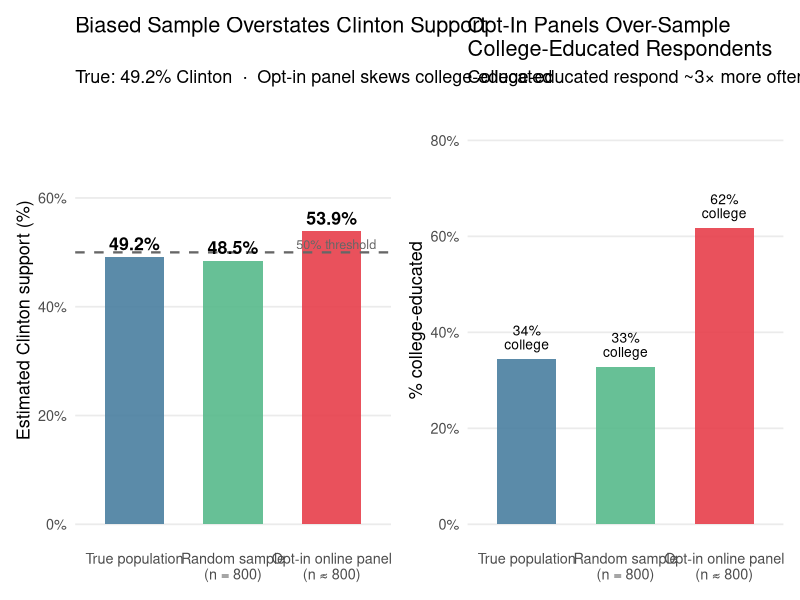
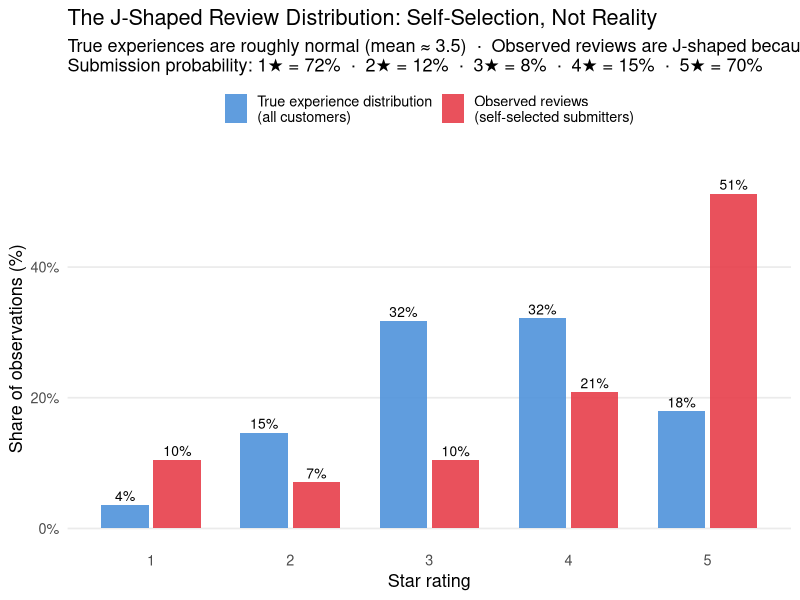
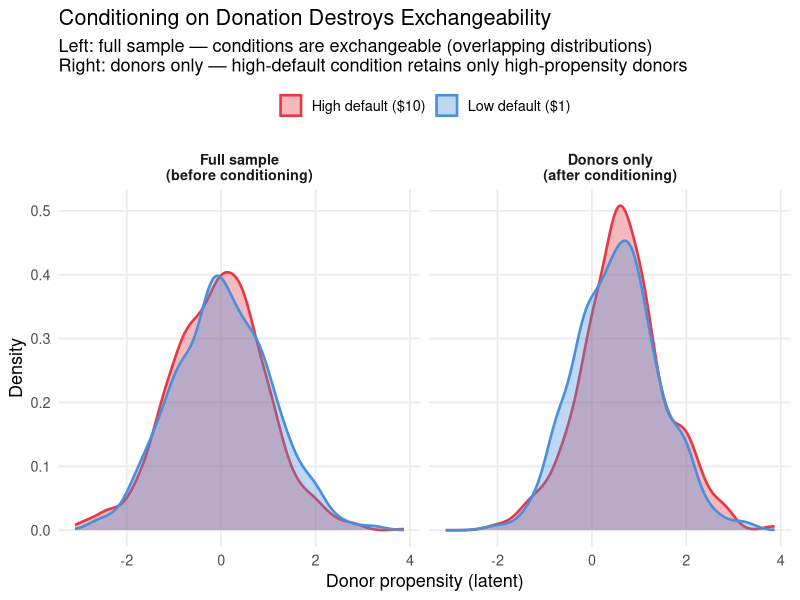
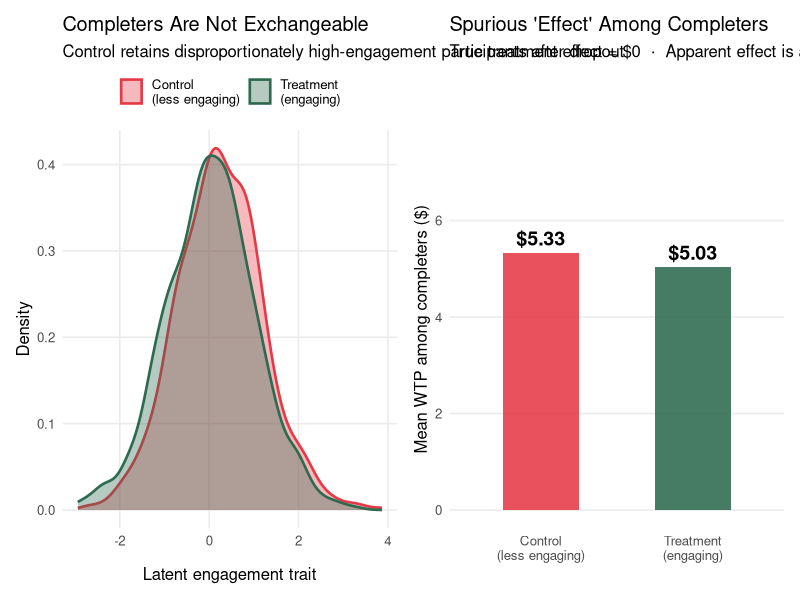
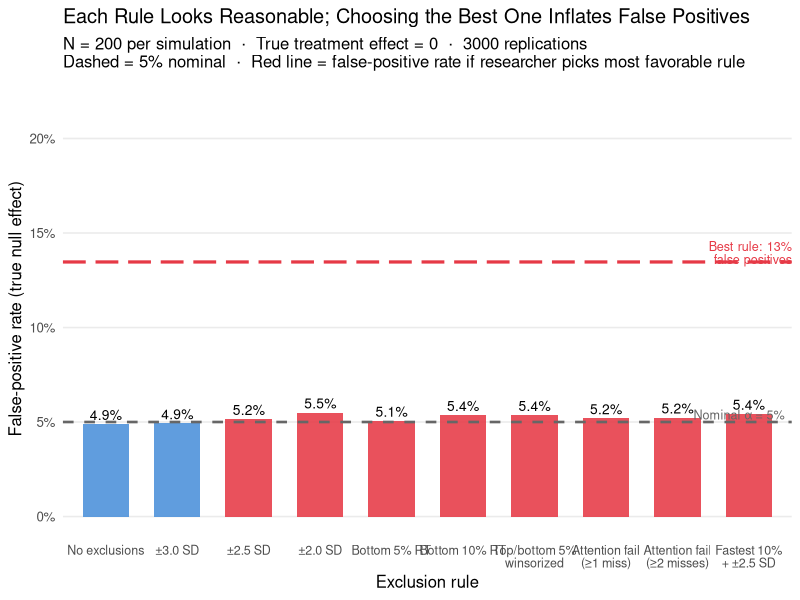

Write the R code that produced these figures, in order.
## ---- chunk 1
knitr::opts_chunk$set(
  echo    = TRUE,
  fig.width  = 9,
  fig.height = 5,
  fig.path   = "figs/",
  dev        = "svg"
)
dir.create("figs", recursive = TRUE, showWarnings = FALSE)
## ---- chunk 2
#| code-summary: "▶ Load required packages"
library(tidyverse)
library(ggplot2)
library(knitr)
library(scales)
library(patchwork)
set.seed(2025)
## ---- chunk 3
#| code-summary: "▶ Simulate: biased opt-in sample vs. random sample for election polling"

set.seed(2025)
N_pop <- 10000

# True population: 51% Trump, 49% Clinton
# College-educated: 35% of population; 65% Clinton-leaning among college-educated
# Non-college: 65% of population; 40% Clinton-leaning

pop <- tibble(
  college    = rbinom(N_pop, 1, 0.35),
  clinton    = ifelse(college == 1,
                      rbinom(N_pop, 1, 0.65),
                      rbinom(N_pop, 1, 0.40))
)
true_clinton <- mean(pop$clinton)

# Random sample: 800 participants drawn at random
rand_idx     <- sample(N_pop, 800)
rand_clinton <- mean(pop$clinton[rand_idx])

# Biased opt-in sample: college-educated 3× more likely to respond
response_prob <- ifelse(pop$college == 1, 0.15, 0.05)
responded     <- rbinom(N_pop, 1, response_prob) == 1
# Subsample to ~800 from those who responded
opt_in_idx    <- sample(which(responded), min(800, sum(responded)))
opt_clinton   <- mean(pop$clinton[opt_in_idx])

# College composition of each sample
college_pop     <- mean(pop$college)
college_rand    <- mean(pop$college[rand_idx])
college_opt     <- mean(pop$college[opt_in_idx])

results_df <- tibble(
  Sample      = factor(c("True population", "Random sample\n(n = 800)",
                          "Opt-in online panel\n(n ≈ 800)"),
                        levels = c("True population", "Random sample\n(n = 800)",
                                   "Opt-in online panel\n(n ≈ 800)")),
  Clinton_pct = c(true_clinton, rand_clinton, opt_clinton) * 100,
  College_pct = c(college_pop, college_rand, college_opt) * 100,
  Source      = c("truth", "random", "biased")
)

p_vote <- ggplot(results_df, aes(x = Sample, y = Clinton_pct, fill = Source)) +
  geom_col(width = 0.6, alpha = 0.88) +
  geom_hline(yintercept = 50, linetype = "dashed", color = "gray40", linewidth = 0.8) +
  geom_text(aes(label = sprintf("%.1f%%", Clinton_pct)),
            vjust = -0.5, size = 4.5, fontface = "bold") +
  annotate("text", x = 3.45, y = 51.5, label = "50% threshold",
           color = "gray40", size = 3.2, hjust = 1) +
  scale_fill_manual(values = c("truth" = "#457b9d", "random" = "#52b788",
                                "biased" = "#e63946"), guide = "none") +
  scale_y_continuous(limits = c(0, 75), labels = function(x) paste0(x, "%")) +
  labs(x = NULL, y = "Estimated Clinton support (%)",
       title = "Biased Sample Overstates Clinton Support",
       subtitle = paste0("True: ", sprintf("%.1f", true_clinton * 100),
                         "% Clinton  \u00b7  Opt-in panel skews college-educated")) +
  theme_minimal(base_size = 13) +
  theme(panel.grid.minor = element_blank(), panel.grid.major.x = element_blank())

p_college <- ggplot(results_df, aes(x = Sample, y = College_pct, fill = Source)) +
  geom_col(width = 0.6, alpha = 0.88) +
  geom_text(aes(label = sprintf("%.0f%%\ncollege", College_pct)),
            vjust = -0.4, size = 3.5, lineheight = 0.85) +
  scale_fill_manual(values = c("truth" = "#457b9d", "random" = "#52b788",
                                "biased" = "#e63946"), guide = "none") +
  scale_y_continuous(limits = c(0, 85), labels = function(x) paste0(x, "%")) +
  labs(x = NULL, y = "% college-educated",
       title = "Opt-In Panels Over-Sample\nCollege-Educated Respondents",
       subtitle = "College-educated respond ~3\u00d7 more often to online surveys") +
  theme_minimal(base_size = 13) +
  theme(panel.grid.minor = element_blank(), panel.grid.major.x = element_blank())

p_vote + p_college
## ---- chunk 4
#| code-summary: "▶ Simulate: J-shaped review distribution from normal true experiences"

set.seed(2025)
N_cust <- 50000

# True experience: roughly normal, clipped to 1–5
true_exp <- pmax(1, pmin(5, round(rnorm(N_cust, mean = 3.5, sd = 1.1))))

# Review submission probability by star rating
# Mirrors empirically observed patterns: high at extremes, low in middle
submit_prob <- c("1" = 0.72, "2" = 0.12, "3" = 0.08, "4" = 0.15, "5" = 0.70)
prob_vec    <- submit_prob[as.character(true_exp)]
submitted   <- rbinom(N_cust, 1, prob_vec) == 1
obs_exp     <- true_exp[submitted]

# Build plotting data
true_df <- tibble(stars = true_exp) |>
  count(stars) |>
  mutate(pct = n / sum(n), source = "True experience distribution\n(all customers)")

obs_df <- tibble(stars = obs_exp) |>
  count(stars) |>
  mutate(pct = n / sum(n), source = "Observed reviews\n(self-selected submitters)")

plot_df <- bind_rows(true_df, obs_df) |>
  mutate(source = factor(source,
    levels = c("True experience distribution\n(all customers)",
               "Observed reviews\n(self-selected submitters)")))

ggplot(plot_df, aes(x = factor(stars), y = pct, fill = source)) +
  geom_col(position = position_dodge(0.75), width = 0.68, alpha = 0.88) +
  geom_text(aes(label = sprintf("%.0f%%", pct * 100)),
            position = position_dodge(0.75), vjust = -0.4, size = 3.5) +
  scale_fill_manual(values = c(
    "True experience distribution\n(all customers)"  = "#4a90d9",
    "Observed reviews\n(self-selected submitters)"   = "#e63946"
  ), name = NULL) +
  scale_y_continuous(labels = percent_format(accuracy = 1), limits = c(0, 0.55)) +
  labs(x = "Star rating", y = "Share of observations (%)",
       title = "The J-Shaped Review Distribution: Self-Selection, Not Reality",
       subtitle = paste0(
         "True experiences are roughly normal (mean \u2248 3.5)  \u00b7  ",
         "Observed reviews are J-shaped because extreme raters disproportionately submit\n",
         "Submission probability: 1\u2605 = 72%  \u00b7  2\u2605 = 12%  \u00b7  ",
         "3\u2605 = 8%  \u00b7  4\u2605 = 15%  \u00b7  5\u2605 = 70%")) +
  theme_minimal(base_size = 13) +
  theme(panel.grid.minor = element_blank(), panel.grid.major.x = element_blank(),
        legend.position = "top")
## ---- chunk 5
#| code-summary: "▶ Simulate: two-stage donation experiment — exchangeable at stage 1, not at stage 2"

set.seed(2025)
N_don <- 2000

sim_don <- tibble(
  # True giving propensity: higher = more committed donor
  propensity    = rnorm(N_don, 0, 1),
  # Random assignment
  high_default  = rbinom(N_don, 1, 0.5),
  # Stage 1: probability of donating
  # High default raises threshold sharply: only committed donors (propensity > ~0.8) proceed
  p_donate      = plogis(propensity * 1.5 - 1.2 * high_default),
  donated       = rbinom(N_don, 1, p_donate),
  # Stage 2: amount, conditional on donating
  # True effect of high default on amount = $1.50 (anchoring)
  # But high donors have higher baseline propensity in high-default condition
  amount_latent = 5 + 1.5 * high_default + 2.0 * propensity + rnorm(N_don, 0, 1.5),
  amount        = ifelse(donated == 1, pmax(0.5, amount_latent), NA_real_)
)

# ── Balance: full sample (before conditioning) ───────────────────────────────
balance_full <- sim_don |>
  group_by(high_default) |>
  summarise(
    n           = n(),
    mean_prop   = round(mean(propensity), 3),
    pct_donate  = round(mean(donated) * 100, 1),
    .groups     = "drop"
  ) |>
  mutate(Condition = ifelse(high_default == 1, "High default ($10)", "Low default ($1)")) |>
  dplyr::select(Condition, n, `Mean propensity` = mean_prop,
                `% who donate` = pct_donate)

# ── Balance: donors only (after conditioning) ────────────────────────────────
donors <- sim_don |> filter(donated == 1)

balance_donors <- donors |>
  group_by(high_default) |>
  summarise(
    n           = n(),
    mean_prop   = round(mean(propensity), 3),
    mean_amount = round(mean(amount, na.rm = TRUE), 2),
    .groups     = "drop"
  ) |>
  mutate(Condition = ifelse(high_default == 1, "High default ($10)", "Low default ($1)")) |>
  dplyr::select(Condition, n, `Mean propensity (among donors)` = mean_prop,
                `Mean donation amount ($)` = mean_amount)

# ── Plot: propensity distribution by condition, full vs. donors ──────────────
plot_data <- bind_rows(
  sim_don |> mutate(subset = "Full sample\n(before conditioning)"),
  donors  |> mutate(subset = "Donors only\n(after conditioning)")
) |>
  mutate(
    Condition = ifelse(high_default == 1, "High default ($10)", "Low default ($1)"),
    subset    = factor(subset,
                  levels = c("Full sample\n(before conditioning)",
                             "Donors only\n(after conditioning)"))
  )

ggplot(plot_data, aes(x = propensity, fill = Condition, color = Condition)) +
  geom_density(alpha = 0.35, linewidth = 0.9) +
  facet_wrap(~subset, nrow = 1) +
  scale_fill_manual(values  = c("High default ($10)" = "#e63946",
                                 "Low default ($1)"   = "#4a90d9"), name = NULL) +
  scale_color_manual(values = c("High default ($10)" = "#e63946",
                                 "Low default ($1)"   = "#4a90d9"), name = NULL) +
  labs(x = "Donor propensity (latent)", y = "Density",
       title = "Conditioning on Donation Destroys Exchangeability",
       subtitle = paste0(
         "Left: full sample — conditions are exchangeable (overlapping distributions)\n",
         "Right: donors only — high-default condition retains only high-propensity donors")) +
  theme_minimal(base_size = 13) +
  theme(panel.grid.minor = element_blank(), legend.position = "top",
        strip.text = element_text(face = "bold"))
## ---- chunk 6
#| code-summary: "▶ Tables: balance before and after conditioning"
kable(balance_full,
      caption = "Balance check: full sample (before conditioning on donation)")
kable(balance_donors,
      caption = "Balance check: donors only (after conditioning) — propensity is no longer balanced")
## ---- chunk 7
#| code-summary: "▶ Simulate: differential attrition creates spurious treatment effect"

set.seed(2025)
N_att <- 1200  # initial enrollment per condition

# Each participant has a latent engagement level
# Treatment condition (more interesting): dropout prob = 12%
# Control condition (more boring): dropout prob = 32%, but dropout is not random —
#   low-engagement participants are more likely to drop out
sim_att <- tibble(
  condition  = rep(c("Treatment\n(engaging)", "Control\n(less engaging)"), each = N_att),
  engagement = rnorm(N_att * 2, 0, 1),  # latent engagement trait
  # Dropout probability: baseline + larger effect of low engagement in control
  p_dropout  = plogis(
    ifelse(condition == "Treatment\n(engaging)",
           -2.0 + (-0.3) * engagement,   # 12% average dropout; weak engagement effect
           -0.8 + (-0.8) * engagement)   # 32% average dropout; strong engagement effect
  ),
  dropped    = rbinom(N_att * 2, 1, p_dropout) == 1,
  # Outcome: truly no treatment effect; but engagement drives Y
  Y          = 5 + 0 * (condition == "Treatment\n(engaging)") + 1.5 * engagement + rnorm(N_att * 2)
)

completers <- sim_att |> filter(!dropped)

# Summary stats
att_summary <- sim_att |>
  group_by(condition) |>
  summarise(
    enrolled   = n(),
    completed  = sum(!dropped),
    dropout_pct = round(mean(dropped) * 100, 1),
    .groups = "drop"
  )

comp_summary <- completers |>
  group_by(condition) |>
  summarise(
    mean_engagement = round(mean(engagement), 3),
    mean_Y          = round(mean(Y), 2),
    .groups = "drop"
  )

# ── Plot ──────────────────────────────────────────────────────────────────────
p_engage <- ggplot(completers, aes(x = engagement, fill = condition, color = condition)) +
  geom_density(alpha = 0.35, linewidth = 0.9) +
  scale_fill_manual(values  = c("Treatment\n(engaging)" = "#2d6a4f",
                                 "Control\n(less engaging)" = "#e63946"), name = NULL) +
  scale_color_manual(values = c("Treatment\n(engaging)" = "#2d6a4f",
                                 "Control\n(less engaging)" = "#e63946"), name = NULL) +
  labs(x = "Latent engagement trait", y = "Density",
       title = "Completers Are Not Exchangeable",
       subtitle = "Control retains disproportionately high-engagement participants after dropout") +
  theme_minimal(base_size = 12) +
  theme(panel.grid.minor = element_blank(), legend.position = "top")

p_outcome <- ggplot(comp_summary,
                    aes(x = condition, y = mean_Y, fill = condition)) +
  geom_col(width = 0.5, alpha = 0.88) +
  geom_text(aes(label = sprintf("$%.2f", mean_Y)), vjust = -0.5, size = 5, fontface = "bold") +
  scale_fill_manual(values = c("Treatment\n(engaging)" = "#2d6a4f",
                                "Control\n(less engaging)" = "#e63946"), guide = "none") +
  scale_y_continuous(limits = c(0, 7.5)) +
  labs(x = NULL, y = "Mean WTP among completers ($)",
       title = "Spurious 'Effect' Among Completers",
       subtitle = "True treatment effect = $0  \u00b7  Apparent effect is a composition artifact") +
  theme_minimal(base_size = 12) +
  theme(panel.grid.minor = element_blank(), panel.grid.major.x = element_blank())

p_engage + p_outcome
## ---- chunk 8
#| code-summary: "▶ Table: attrition rates and completer characteristics by condition"
kable(left_join(att_summary, comp_summary, by = "condition"),
      col.names = c("Condition", "Enrolled", "Completed", "Dropout %",
                    "Mean engagement\n(completers)", "Mean WTP\n(completers)"),
      caption = "Attrition summary: differential dropout creates non-exchangeable completer samples")
## ---- chunk 9
#| code-summary: "▶ Simulate: false-positive rate across 10 exclusion rules (null effect)"

set.seed(2025)
n_sims_ex <- 3000
N_excl    <- 200
alpha_ex  <- 0.05

# 10 exclusion rules indexed by their SD cutoff (or equivalent)
# Rules vary from lenient (keep almost all) to strict (remove many)
rule_labels <- c(
  "No exclusions",
  "\u00b13.0 SD",
  "\u00b12.5 SD",
  "\u00b12.0 SD",
  "Bottom 5% RT",
  "Bottom 10% RT",
  "Top/bottom 5%\nwinsorized",
  "Attention fail\n(\u22651 miss)",
  "Attention fail\n(\u22652 misses)",
  "Fastest 10%\n+ \u00b12.5 SD"
)

# For each simulation, generate null data, apply each rule, get p-value
sim_pvals <- replicate(n_sims_ex, {
  # True null: no treatment effect
  trt <- rep(0:1, each = N_excl / 2)
  Y   <- rnorm(N_excl)
  # Simulated nuisance variables used by exclusion rules
  rt       <- runif(N_excl, 0.5, 15)   # response time
  att      <- rbinom(N_excl, 3, 0.15)  # number of attention check fails

  # Compute per-rule p-values
  sapply(seq_along(rule_labels), function(k) {
    keep <- switch(k,
      "1"  = rep(TRUE, N_excl),
      "2"  = abs(scale(Y)) < 3.0,
      "3"  = abs(scale(Y)) < 2.5,
      "4"  = abs(scale(Y)) < 2.0,
      "5"  = rt > quantile(rt, 0.05),
      "6"  = rt > quantile(rt, 0.10),
      "7"  = { Y_w <- Y; Y_w[Y > quantile(Y,.95)] <- quantile(Y,.95)
               Y_w[Y < quantile(Y,.05)] <- quantile(Y,.05); rep(TRUE, N_excl) },
      "8"  = att < 1,
      "9"  = att < 2,
      "10" = rt > quantile(rt, 0.10) & abs(scale(Y)) < 2.5
    )
    # For winsorizing (rule 7), Y is modified in place above — use winsorized Y
    Y_use <- if (k == 7) {
      Y_w <- Y; Y_w[Y > quantile(Y,.95)] <- quantile(Y,.95)
      Y_w[Y < quantile(Y,.05)] <- quantile(Y,.05); Y_w
    } else Y
    if (sum(keep) < 10) return(1)
    tryCatch(
      t.test(Y_use[keep & trt == 1], Y_use[keep & trt == 0])$p.value,
      error = function(e) 1
    )
  })
})  # sim_pvals is 10 × n_sims_ex

# False-positive rate per rule
fp_per_rule <- rowMeans(sim_pvals < alpha_ex)

# False-positive rate if researcher picks the most favorable rule
fp_best_rule <- mean(apply(sim_pvals, 2, min) < alpha_ex)

excl_df <- tibble(
  rule   = factor(rule_labels, levels = rule_labels),
  fp_rate = fp_per_rule
)

p_excl <- ggplot(excl_df, aes(x = rule, y = fp_rate, fill = fp_rate > alpha_ex)) +
  geom_col(width = 0.65, alpha = 0.88) +
  geom_hline(yintercept = alpha_ex, linetype = "dashed", color = "gray40", linewidth = 0.9) +
  annotate("text", x = 10.5, y = alpha_ex + 0.004,
           label = "Nominal \u03b1 = 5%", color = "gray40", size = 3.2, hjust = 1) +
  annotate("segment", x = 0.4, xend = 10.6,
           y = fp_best_rule, yend = fp_best_rule,
           color = "#e63946", linewidth = 1.1, linetype = "longdash") +
  annotate("text", x = 10.6, y = fp_best_rule + 0.005,
           label = sprintf("Best rule: %.0f%%\nfalse positives", fp_best_rule * 100),
           color = "#e63946", size = 3.2, hjust = 1, lineheight = 0.85) +
  geom_text(aes(label = sprintf("%.1f%%", fp_rate * 100)),
            vjust = -0.4, size = 3.5) +
  scale_fill_manual(values = c("FALSE" = "#4a90d9", "TRUE" = "#e63946"), guide = "none") +
  scale_y_continuous(labels = percent_format(accuracy = 1), limits = c(0, 0.22)) +
  labs(x = "Exclusion rule", y = "False-positive rate (true null effect)",
       title = "Each Rule Looks Reasonable; Choosing the Best One Inflates False Positives",
       subtitle = paste0(
         "N = ", N_excl, " per simulation  \u00b7  True treatment effect = 0  \u00b7  ",
         n_sims_ex, " replications\n",
         "Dashed = 5% nominal  \u00b7  Red line = false-positive rate if researcher picks most favorable rule")) +
  theme_minimal(base_size = 12) +
  theme(panel.grid.minor = element_blank(), panel.grid.major.x = element_blank(),
        axis.text.x = element_text(size = 9, lineheight = 0.85))

p_excl
